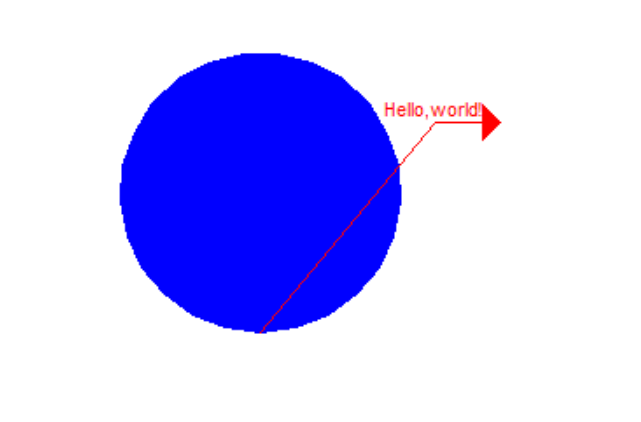

Python code for this plot:
import turtle
import time
def main():
    win = turtle.Screen()
    ty = turtle.Turtle()
    ty.shape('arrow')
    ty.color('blue')
    ty.begin_fill()
    ty.circle(80)
    ty.end_fill()
    ty.color("red")
    ty.goto(100,120)
    ty.write("Hello,world!",True,align="center")
    time.sleep(3)
if __name__ == "__main__":
    main()
